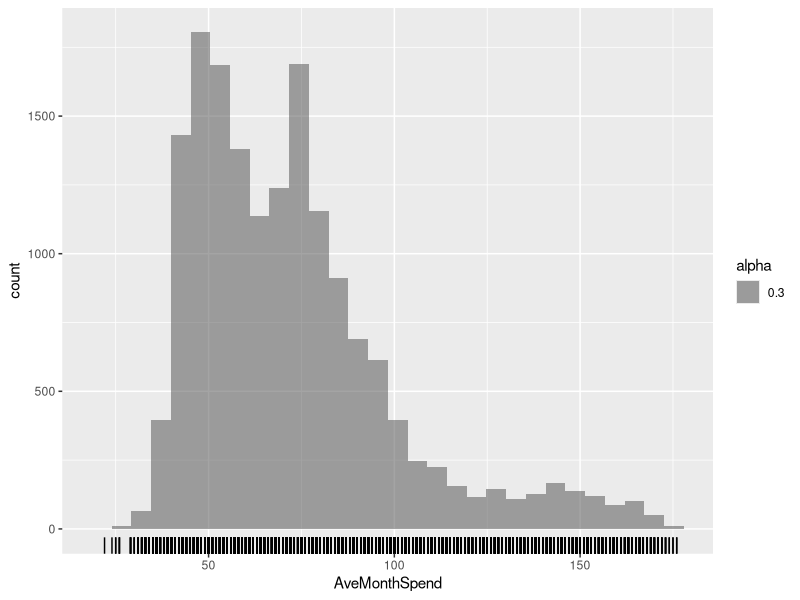
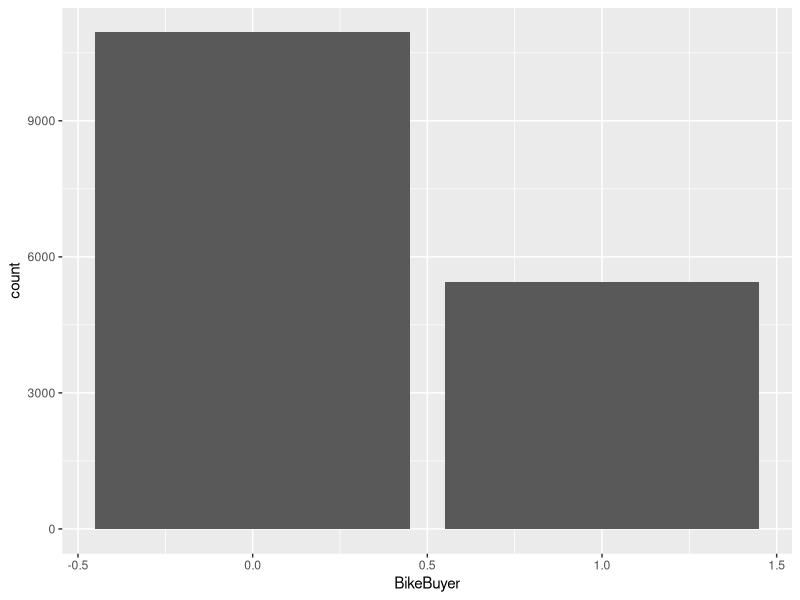
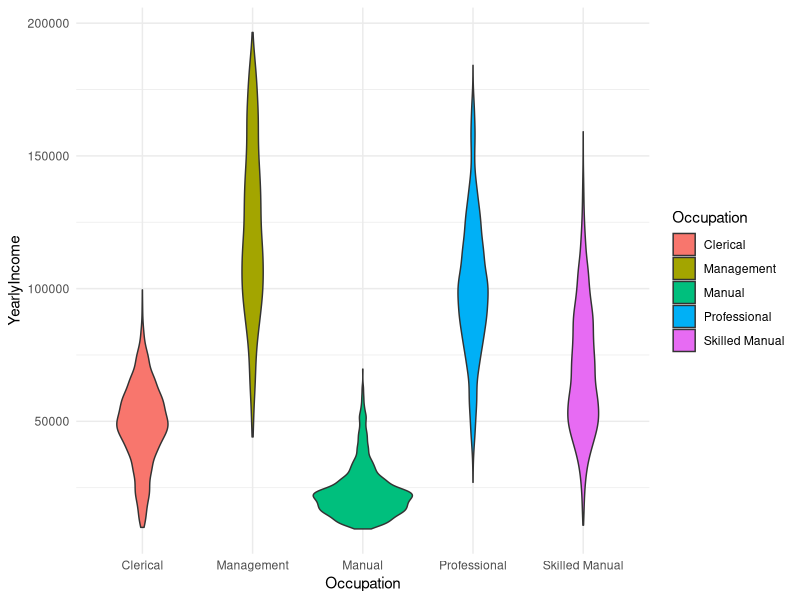

Generate these figures, in order, with R:
## ---- chunk 1
knitr::opts_chunk$set(echo = TRUE)
## ---- chunk 2
suppressPackageStartupMessages(library(magrittr))
suppressPackageStartupMessages(library(tidyverse))
suppressPackageStartupMessages(library(lubridate))
## ---- chunk 3
customerInfo <- read.csv("AdvWorksCusts.csv", stringsAsFactors = FALSE)
bikeBuyer    <- read.csv("AW_BikeBuyer.csv")
spend        <- read.csv("AW_AveMonthSpend.csv")
## ---- chunk 4
customerInfo %>% str()
bikeBuyer %>% str()
spend %>% str()
## ---- chunk 5
countNA <- function(x) {is.na(x) %>% sum()}

apply( customerInfo,2,countNA )
apply( bikeBuyer,   2,countNA )
apply( spend,       2,countNA )
## ---- chunk 6
customerInfo %>% nrow()
customerInfo %<>% .[!duplicated(.),]
customerInfo %>% nrow()

bikeBuyer %<>% .[!duplicated(.),]
bikeBuyer %>% nrow()

spend %<>% .[!duplicated(.),]
spend %>% nrow()
## ---- chunk 7
customerInfo$CustomerID %>% unique() %>% length()
bikeBuyer$CustomerID %>% unique() %>% length()
spend$CustomerID %>% unique() %>% length()
## ---- chunk 8
bikeBuyer %>% head %>% as.tibble
## ---- chunk 9
keepOldest <- function(df){
  
  df %<>% .[nrow(.)[1]:1,] #reverse the order of rows in the df
  df %<>% distinct( #keep the first CustomerID, drop the rest
    CustomerID , .keep_all = TRUE) 
  df %<>% .[nrow(.)[1]:1,] #change the df order back to normal
  df
  
}

customerInfo %<>% keepOldest()
bikeBuyer %<>% keepOldest()
spend %<>% keepOldest()

nrow(customerInfo)
nrow(bikeBuyer)
nrow(spend)
## ---- chunk 10
customerData <- left_join(customerInfo, bikeBuyer, by = "CustomerID") %>% 
  left_join(., spend, by = "CustomerID")
## ---- chunk 11
ggplot(customerData) + 
  geom_histogram(aes(x = AveMonthSpend, alpha = .3)) + 
  geom_rug(aes(x = AveMonthSpend))
## ---- chunk 12
summary(customerData$AveMonthSpend)
sd(customerData$AveMonthSpend)
## ---- chunk 13
ggplot(customerData, aes(x = BikeBuyer)) + 
  geom_bar()
## ---- chunk 14
ggplot(customerData, aes(x=Occupation, y=YearlyIncome, fill=Occupation)) +
  geom_violin() + 
  theme_minimal()
## ---- chunk 15
customerData %>% 
  group_by(Occupation) %>% 
  summarize(medianIncome = median(YearlyIncome), n = n()) %>% 
  arrange(medianIncome)
